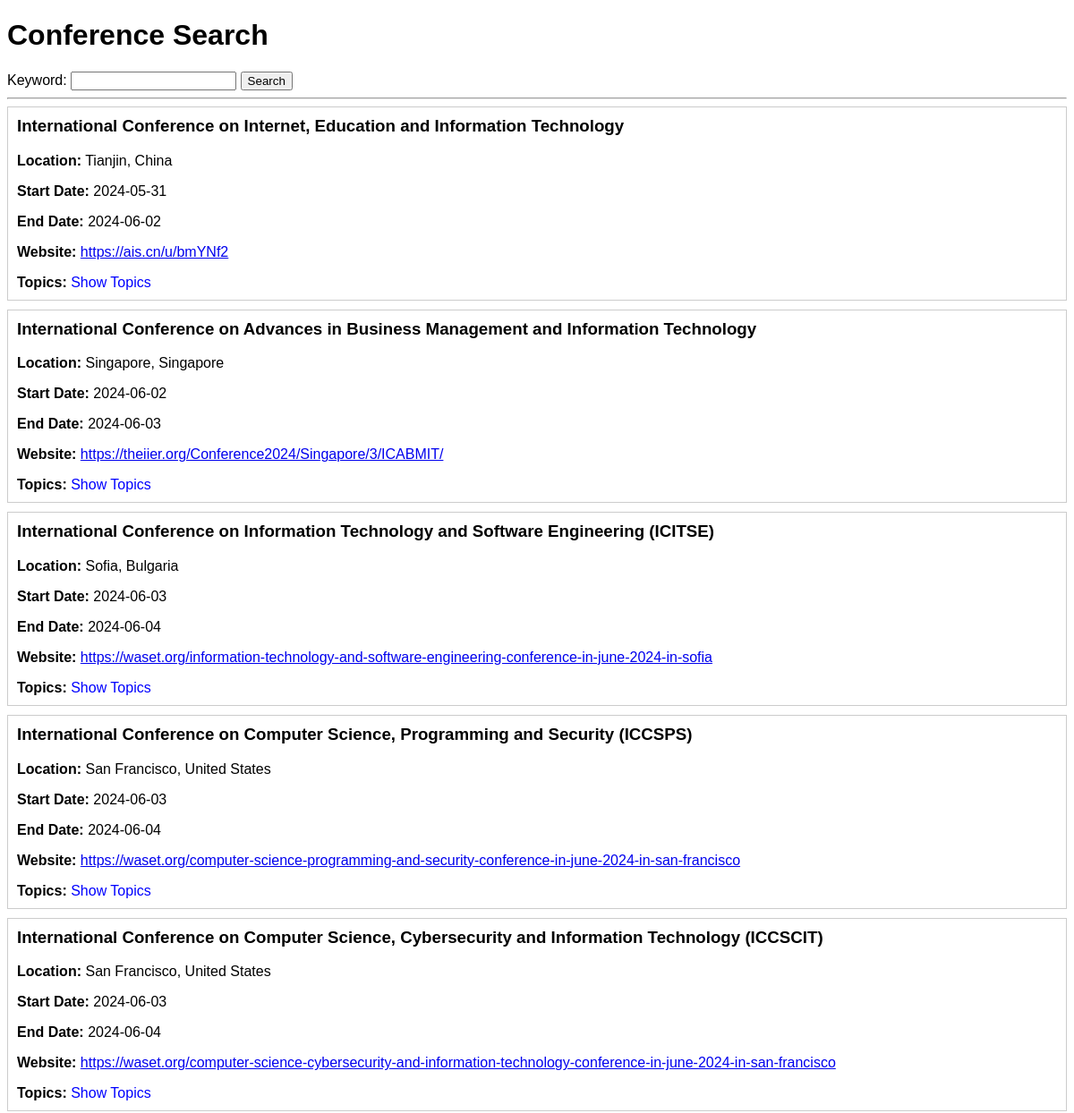
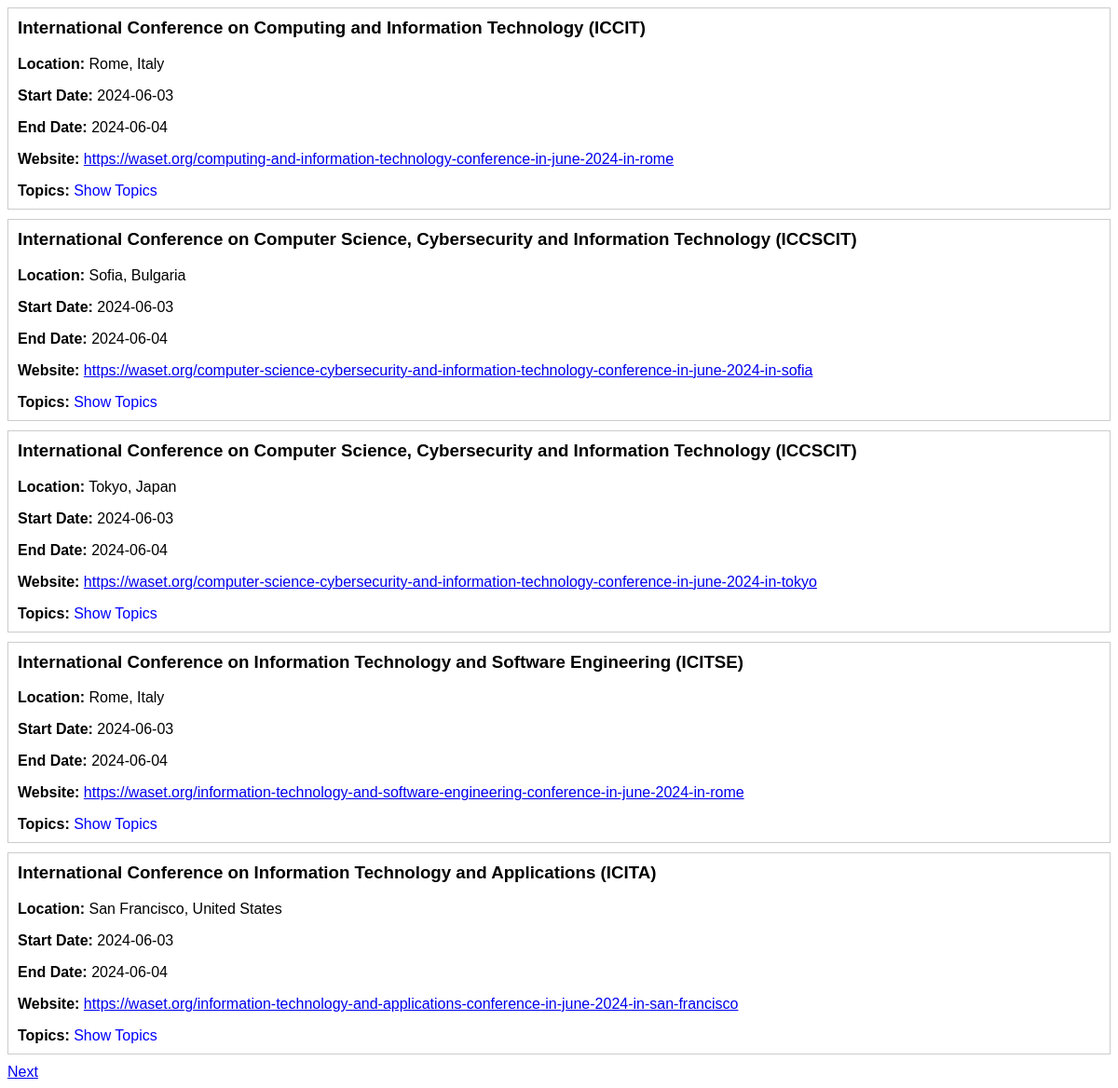
The page / on the database its author committed (2 pictures, top to bottom).
### app.py (models this page shows)
class Conference(db.Model):
    id = db.Column(db.Integer, primary_key=True)
    name = db.Column(db.String(100), nullable=False)
    location = db.Column(db.String(100), nullable=False)
    start_date = db.Column(db.Date, nullable=False)
    end_date = db.Column(db.Date, nullable=False)
    website = db.Column(db.String(100), nullable=False)
    description = db.Column(db.Text, nullable=True)
    topics = db.relationship('Topic', secondary=ConferenceTopic.__tablename__, backref='Conference')

### app.py (the view)
@app.route('/', methods=['GET'])
def index():
    keyword = request.args.get('keyword', '')
    page = request.args.get('page', 1, type=int)
    per_page = 10
    query = Conference.query.join(ConferenceTopic).join(Topic)
    if keyword:
        query = query.filter(db.or_(
            Conference.name.ilike(f'%{keyword}%'),
            Conference.description.ilike(f'%{keyword}%'),
            Topic.name.ilike(f'%{keyword}%')
        ))
    filtered_conferences = query.distinct().paginate(page=page, per_page=per_page)
    return render_template('index.html', conferences=filtered_conferences)

### templates/index.html (shortened to what this page needs)
<!DOCTYPE html>
<html lang="en">
<head>
</head>
<body>
    <h1>Conference Search</h1>
    <form action="/" method="GET">
        <label for="keyword">Keyword:</label>
        <input type="text" id="keyword" name="keyword" value="{{ request.args.get('keyword', '') }}">
        <button type="submit">Search</button>
    </form>
    <hr>
    {% for conference in conferences.items %}
        <div class="conference">
            <h3>{{ conference.name }}</h3>
            <p><strong>Location:</strong> {{ conference.location }}</p>
            <p><strong>Start Date:</strong> {{ conference.start_date }}</p>
            <p><strong>End Date:</strong> {{ conference.end_date }}</p>
            <p><strong>Website:</strong> <a href="{{ conference.website }}" target="_blank">{{ conference.website }}</a></p>
            <div class="topics">
                <strong>Topics:</strong>
                <span class="show-topics" onclick="toggleTopics(this)">Show Topics</span>
            </div>
        </div>
    {% endfor %}
    <div class="pagination">
        {% if conferences.has_next %}
            <a href="?page={{ conferences.next_num }}&keyword={{ request.args.get('keyword', '') }}">Next</a>
        {% endif %}
    </div>
</body>
</html>

### templates/index.html (style rules this page uses)
body { font-family: Arial, sans-serif; }
.conference { border: 1px solid #ccc; margin-bottom: 10px; padding: 10px; }
.conference h3 { margin-top: 0; }
.topics { margin-top: 5px; }
.show-topics { cursor: pointer; color: blue; }

### rows shown on the page
Conference: name "International Conference on Internet, Education and Information Technology", location "Tianjin, China", start_date "2024-05-31", end_date "2024-06-02", website "https://ais.cn/u/bmYNf2"
Conference: name "International Conference on Advances in Business Management and Information Technology", location "Singapore, Singapore", start_date "2024-06-02", end_date "2024-06-03", website "https://theiier.org/Conference2024/Singapore/3/ICABMIT/"
Conference: name "International Conference on Information Technology and Software Engineering (ICITSE)", location "Sofia, Bulgaria", start_date "2024-06-03", end_date "2024-06-04", website "https://waset.org/information-technology-and-software-engineering-conference-in-june-2024-in-sofia"
Conference: name "International Conference on Computer Science, Programming and Security (ICCSPS)", location "San Francisco, United States", start_date "2024-06-03", end_date "2024-06-04", website "https://waset.org/computer-science-programming-and-security-conference-in-june-2024-in-san-francisco"
Conference: name "International Conference on Computer Science, Cybersecurity and Information Technology (ICCSCIT)", location "San Francisco, United States", start_date "2024-06-03", end_date "2024-06-04", website "https://waset.org/computer-science-cybersecurity-and-information-technology-conference-in-june-2024-in-san-francisco"
Conference: name "International Conference on Computing and Information Technology (ICCIT)", location "Rome, Italy", start_date "2024-06-03", end_date "2024-06-04", website "https://waset.org/computing-and-information-technology-conference-in-june-2024-in-rome"
Conference: name "International Conference on Computer Science, Cybersecurity and Information Technology (ICCSCIT)", location "Sofia, Bulgaria", start_date "2024-06-03", end_date "2024-06-04", website "https://waset.org/computer-science-cybersecurity-and-information-technology-conference-in-june-2024-in-sofia"
Conference: name "International Conference on Computer Science, Cybersecurity and Information Technology (ICCSCIT)", location "Tokyo, Japan", start_date "2024-06-03", end_date "2024-06-04", website "https://waset.org/computer-science-cybersecurity-and-information-technology-conference-in-june-2024-in-tokyo"
Conference: name "International Conference on Information Technology and Software Engineering (ICITSE)", location "Rome, Italy", start_date "2024-06-03", end_date "2024-06-04", website "https://waset.org/information-technology-and-software-engineering-conference-in-june-2024-in-rome"
Conference: name "International Conference on Information Technology and Applications (ICITA)", location "San Francisco, United States", start_date "2024-06-03", end_date "2024-06-04", website "https://waset.org/information-technology-and-applications-conference-in-june-2024-in-san-francisco"
